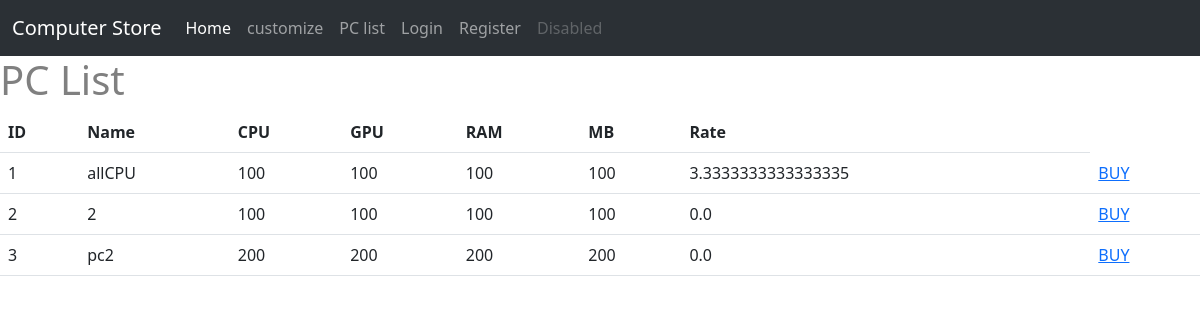
The app's page /prebulid with its own data.
### ltt/models.py (models this page shows)
class PC(db.Model):
    id = db.Column(db.Integer, primary_key = True)
    PCname = db.Column(db.String(120))
    cpu = db.Column(db.Integer, db.ForeignKey('item.id'))
    gpu = db.Column(db.Integer, db.ForeignKey('item.id'))
    ram = db.Column(db.Integer, db.ForeignKey('item.id'))
    MB = db.Column(db.Integer, db.ForeignKey('item.id'))
    rate_count = db.Column(db.Integer, default = 0)
    rate_acc = db.Column(db.Integer,default = 0)

### ltt/view.py (the view)
@view.route('/prebulid')
def prebulid():
    pc = PC.query.all()
    return render_template("prebulid.html", pc = pc)

### ltt/templates/prebulid.html (shortened to what this page needs)
{% extends "base.html" %}
{% block contend %}
<h1>PC List</h1>
<table class = "table table-hover">
    <thead>
        <tr>
            <th scope="col"> ID</th>
            <th scope="col"> Name</th>
            <th scope="col">CPU </th>
            <th scope="col"> GPU</th>
            <th scope="col">RAM </th>
            <th scope="col">MB </th>
            <th scope="col">Rate </th>
        </tr>
    </thead>
    <tbody>
        {% for p in pc %}
        <tr>
            <td>{{p.id}}</td>
            <td>{{p.PCname}}</td>
            <td>{{p.cpu}}</td>
            <td>{{p.gpu}}</td>
            <td>{{p.ram}}</td>
            <td>{{p.MB}}</td>
            {% if p.rate_count == 0   %}
            <td>0.0</td>
            {% else %}
            {% set rate = p.rate_acc/p.rate_count %}
            <td>{{rate}}</td>
            {% endif %}
            <td><a href="/buy/{{p.id}}">BUY</a></td>
        </tr>
        {% endfor %}
    </tbody>
</table>
{% endblock %}

### ltt/static/main.css (style rules this page uses)
* { box-sizing: border-box; }
body { color: grey; }

### records on screen
PC: id "1", PCname "allCPU", cpu "100", gpu "100", ram "100", MB "100", rate "3.3333333333333335"
PC: id "2", PCname "2", cpu "100", gpu "100", ram "100", MB "100", rate_count "0.0"
PC: id "3", PCname "pc2", cpu "200", gpu "200", ram "200", MB "200", rate_count "0.0"
